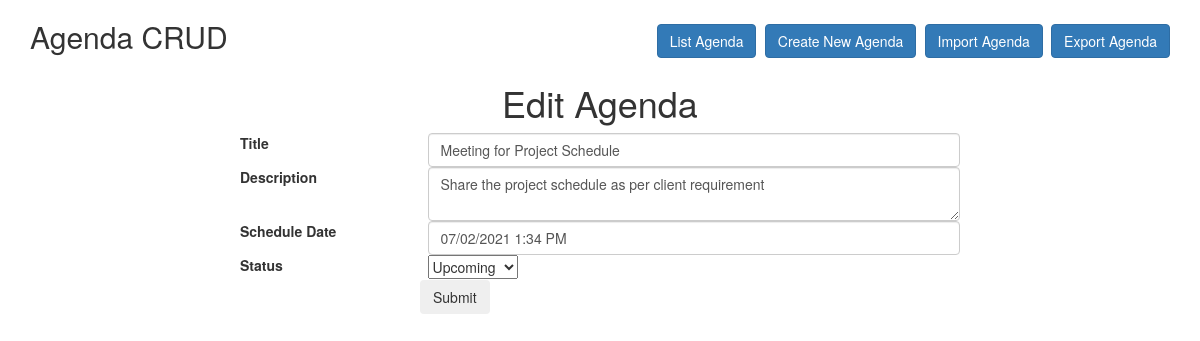
The page /agenda/edit/5 on the database its author committed.
### tables this page shows
CREATE TABLE `agenda` (
  `id` int(11) NOT NULL AUTO_INCREMENT,
  `title` varchar(255) DEFAULT NULL,
  `description` text DEFAULT NULL,
  `schedule_date` varchar(255) DEFAULT NULL,
  `status` enum('completed','upcoming','running','cancelled') DEFAULT NULL,
  `created_date` datetime DEFAULT NULL,
  `updated_date` datetime DEFAULT NULL,
  PRIMARY KEY (`id`)
);

### application/controllers/Agenda.php (called while the page is built, shortened)
<?php
class Agenda extends CI_Controller {
   public function __construct() {
      $this->load->model('AgendaModel');
	 $this->load->library('form_validation');
   }
   public function edit($id)
   {
       $agendaarr = $this->db->get_where('agenda', array('id' => $id))->row();
       $this->load->view('includes/header');
       $this->load->view('agenda/edit',array('agendaarr'=>$agendaarr));
       $this->load->view('includes/footer');
   }
}

### index.php (called while the page is built, shortened)
<?php
require_once BASEPATH.'core/CodeIgniter.php';

### application/views/agenda/edit.php (the view, shortened to what this page needs)
<div class="row">
    <div class="col-lg-12">
        <h2>Agenda CRUD
            <div class="pull-right">
				<a class="btn btn-primary" href="<?php echo base_url('agenda');?>"> List Agenda</a>
               <a class="btn btn-primary" href="<?php echo base_url('agenda/create');?>"> Create New Agenda</a>
			   <a class="btn btn-primary" href="<?php echo base_url('agenda/import');?>">Import Agenda</a>
			   <a class="btn btn-primary" href="<?php echo base_url('agenda/export');?>">Export Agenda</a>
            </div>
        </h2>
     </div>
</div>
<form method="post" name="agendaEdit" action="<?php echo base_url('agenda/update/'.$agendaarr->id);?>">
    <div class="row">
		<h1 style="text-align:center;">Edit Agenda</h1>
	   <div class="col-md-8 col-md-offset-2">
            <div class="form-group">
                <label class="col-md-3">Title</label>
                <div class="col-md-9">
                    <input type="text" name="title" class="form-control" value="<?php echo $agendaarr->title; ?>">
                </div>
            </div>
        </div>
        <div class="col-md-8 col-md-offset-2">
            <div class="form-group">
                <label class="col-md-3">Description</label>
                <div class="col-md-9">
                    <textarea name="description" class="form-control"><?php echo $agendaarr->description; ?></textarea>
                </div>
            </div>
        </div>
		<div class="col-md-8 col-md-offset-2">
            <div class="form-group">
                <label class="col-md-3">Schedule Date</label>
                <div class="col-md-9">
                   <input type='text' name="schedule_date" value="<?php echo $agendaarr->schedule_date; ?>" class="form-control" id='dtpickerdemo' />
                </div>
            </div>
        </div>
		<div class="col-md-8 col-md-offset-2">
            <div class="form-group">
                <label class="col-md-3">Status</label>
                <div class="col-md-9">
                    <select name="status" >
					<option value="Upcoming">Upcoming</option>
					</select>
                </div>
            </div>
        </div>
        <div class="col-md-8 col-md-offset-2 pull-right">
            <input type="submit" name="Save" class="btn">
        </div>
    </div>
</form>

### rows shown on the page
agenda: title "Meeting for Project Schedule", description "Share the project schedule as per client requirement", schedule_date "07/02/2021 1:34 PM"
